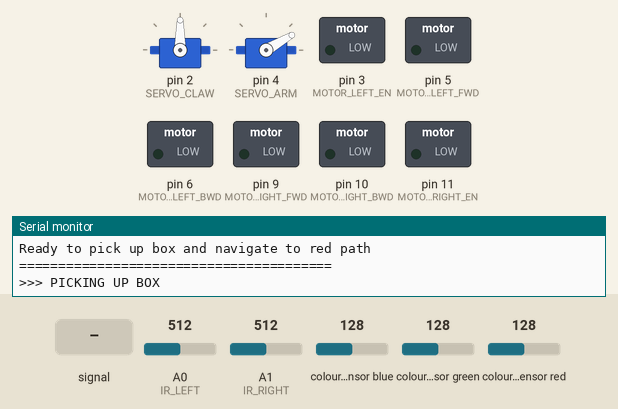
Bench run of a sketch on a simulated Arduino Uno, built with avr-gcc and run on an emulated ATmega328P. Shown: 2 × servo, switched loads named in the sketch (green lamp = pin HIGH), the last lines printed to the serial monitor. Wiring (inferred from the names in the program): TCS3200 colour sensor: output pin 7; S2 A4; S3 A5; S0 A2; S1 A3. Inputs (shaded band) come from the test bench; at power-on: A0 (IR_LEFT) = 512, A1 (IR_RIGHT) = 512, colour sensor blue 128, colour sensor green 128, colour sensor red 128. Pins used as bus, display or sensor lines are not drawn.

Above: at 2.2 s.
2.3 s: A0 (IR_LEFT) fed a 200 Hz sine of ±255 counts around its level
At 2.7 s:
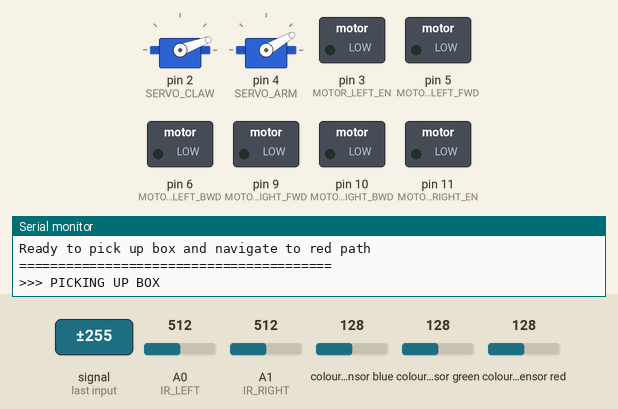
5.3 s: A0 (IR_LEFT) set to 490
At 6.5 s:
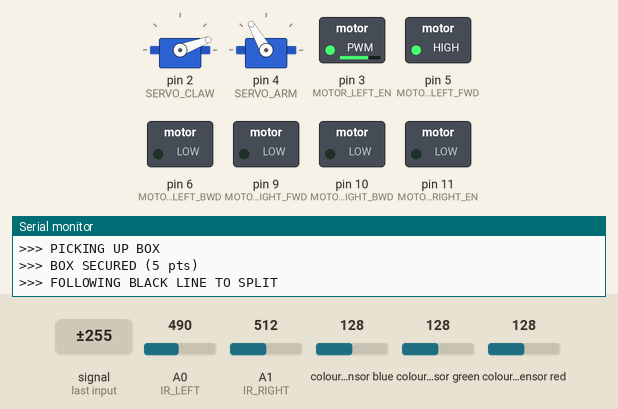
6.8 s: A1 (IR_RIGHT) set to 306
At 8.0 s:
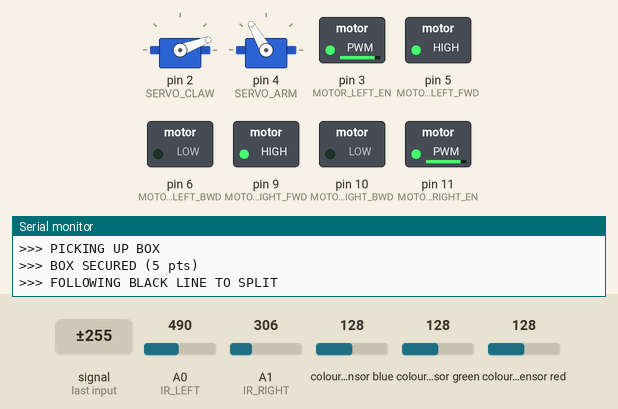
Timing chart, 0 to 9.8 s (numbered marks = the images above; inputs shaded):
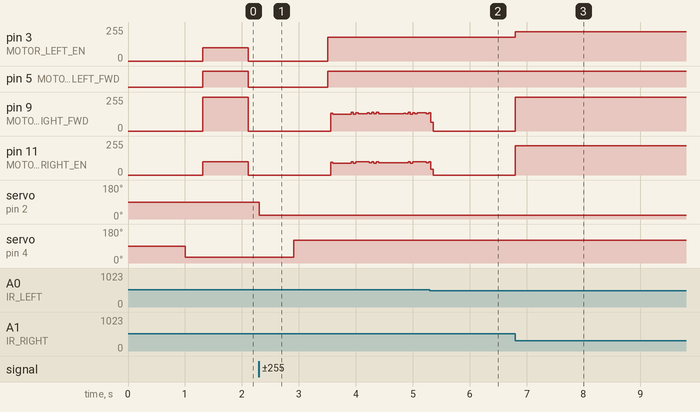

Measured:
- after the input at 6.8 s, pin 3 (MOTOR_LEFT_EN): 180/255 → 220/255 at once; pin 9 (MOTOR_RIGHT_FWD): 0/255 → 255/255 at once; pin 11 (MOTOR_RIGHT_EN): 0/255 → 220/255 at once

The sketch:

RED_STAGE1_StartToRedEntry.ino
```cpp
/*
 * ========================================
 * RED PATH - STAGE 1: START TO RED ENTRANCE
 * ========================================
 *
 * MISSION:
 * 1. Pick up box from starting blue circle
 * 2. Follow black path to red/green split
 * 3. Detect RED path and turn right
 * 4. Navigate to red path's blue circle
 * 5. Drop box to unlock red path
 *
 * UPLOAD THIS AT: Start position
 * NEXT UPLOAD AT: First blue circle on red path (reupload point)
 *
 * SCORING:
 * + Pick up box fully (5 pts)
 * + Detect red path split (1 pt)
 *
 * SPEED: HIGH - We need to complete under 60 seconds!
 * ========================================
 */

#include <Servo.h>

// ============ PIN CONFIGURATION ============
// Motors - L298N Motor Driver
#define MOTOR_LEFT_FWD 5
#define MOTOR_LEFT_BWD 6
#define MOTOR_RIGHT_FWD 9
#define MOTOR_RIGHT_BWD 10
#define MOTOR_LEFT_EN 3      // PWM
#define MOTOR_RIGHT_EN 11    // PWM

// Line Following - IR Sensors
#define IR_LEFT A0
#define IR_RIGHT A1

// Color Detection - TCS3200
#define COLOR_S0 A2
#define COLOR_S1 A3
#define COLOR_S2 A4
#define COLOR_S3 A5
#define COLOR_OUT 7

// Gripper System
#define SERVO_CLAW 2
#define SERVO_ARM 4

// ============ SPEED SETTINGS (OPTIMIZED FOR FAST COMPLETION) ============
#define SPEED_MAX 220         // Maximum speed for straight paths
#define SPEED_NORMAL 180      // Normal cruising speed
#define SPEED_TURN 140        // Speed during turns
#define SPEED_PICKUP 100      // Slow speed for precise pickup

// ============ CALIBRATION VALUES (ADJUST AFTER TESTING!) ============
#define LINE_THRESHOLD 500    // IR sensor threshold (calibrate on actual track!)
#define TURN_90_TIME 650      // Time in ms for 90-degree turn (calibrate!)

// ============ GLOBAL OBJECTS ============
Servo clawServo;
Servo armServo;

// ============ SETUP ============
void setup() {
  Serial.begin(115200); // High baud rate for faster communication

  // Configure motor pins
  pinMode(MOTOR_LEFT_FWD, OUTPUT);
  pinMode(MOTOR_LEFT_BWD, OUTPUT);
  pinMode(MOTOR_RIGHT_FWD, OUTPUT);
  pinMode(MOTOR_RIGHT_BWD, OUTPUT);
  pinMode(MOTOR_LEFT_EN, OUTPUT);
  pinMode(MOTOR_RIGHT_EN, OUTPUT);

  // Configure sensor pins
  pinMode(IR_LEFT, INPUT);
  pinMode(IR_RIGHT, INPUT);
  pinMode(COLOR_S0, OUTPUT);
  pinMode(COLOR_S1, OUTPUT);
  pinMode(COLOR_S2, OUTPUT);
  pinMode(COLOR_S3, OUTPUT);
  pinMode(COLOR_OUT, INPUT);

  // Color sensor frequency (20%)
  digitalWrite(COLOR_S0, HIGH);
  digitalWrite(COLOR_S1, LOW);

  // Attach servos
  clawServo.attach(SERVO_CLAW);
  armServo.attach(SERVO_ARM);

  Serial.println("========================================");
  Serial.println("RED PATH - STAGE 1 INITIALIZED");
  Serial.println("Ready to pick up box and navigate to red path");
  Serial.println("========================================");

  delay(1000); // Brief pause before starting
}

// ============ MAIN PROGRAM ============
void loop() {
  // Execute mission sequence
  stage1_PickupBox();
  stage1_NavigateToRedSplit();
  stage1_TurnOntoRedPath();
  stage1_MoveToBlueCircle();
  stage1_DropBox();

  // Mission complete - stop and wait for next code upload
  stopMotors();
  Serial.println("========================================");
  Serial.println("STAGE 1 COMPLETE!");
  Serial.println("Upload STAGE 2 code now");
  Serial.println("========================================");

  while(1); // Halt program
}

// ============ MISSION FUNCTIONS ============

void stage1_PickupBox() {
  Serial.println(">>> PICKING UP BOX");

  // Position arm down and claw open
  armDown();
  openClaw();
  delay(300);

  // Move forward slowly to box
  moveForward(SPEED_PICKUP);
  delay(800); // Adjust based on distance to box
  stopMotors();
  delay(200);

  // Close claw on box
  closeClaw();
  delay(600);

  // Lift box completely off ground (FULL 5 POINTS!)
  armUp();
  delay(600);

  Serial.println(">>> BOX SECURED (5 pts)");
}

void stage1_NavigateToRedSplit() {
  Serial.println(">>> FOLLOWING BLACK LINE TO SPLIT");

  unsigned long startTime = millis();

  // Follow black line until we detect color (red or green)
  while(true) {
    // Fast line following
    fastFollowLine();

    // Check for red or green path every 100ms
    if (millis() - startTime > 100) {
      String color = detectColor();

      if (color == "RED" || color == "GREEN") {
        stopMotors();
        Serial.print(">>> PATH SPLIT DETECTED: ");
        Serial.println(color);
        Serial.println(">>> Color detection (1 pt)");
        delay(300);
        break;
      }

      startTime = millis();
    }

    // Safety timeout (should reach split in ~3 seconds)
    if (millis() - startTime > 5000) {
      Serial.println(">>> WARNING: Split not detected, proceeding anyway");
      break;
    }
  }
}

void stage1_TurnOntoRedPath() {
  Serial.println(">>> TURNING RIGHT ONTO RED PATH");

  // Sharp 90-degree right turn
  turnRight90();
  delay(200);

  // Move forward to align with red path
  moveForward(SPEED_NORMAL);
  delay(500);
  stopMotors();

  Serial.println(">>> ON RED PATH");
}

void stage1_MoveToBlueCircle() {
  Serial.println(">>> NAVIGATING TO BLUE CIRCLE");

  // Follow red path to blue circle (should be short distance)
  unsigned long startTime = millis();

  while(millis() - startTime < 2000) { // Max 2 seconds
    fastFollowLine();

    // Detect blue circle
    String color = detectColor();
    if (color == "BLUE") {
      stopMotors();
      Serial.println(">>> BLUE CIRCLE REACHED");
      delay(300);
      return;
    }
  }

  stopMotors();
  Serial.println(">>> AT DROP ZONE");
}

void stage1_DropBox() {
  Serial.println(">>> DROPPING BOX IN DESIGNATED AREA");

  // Lower arm
  armDown();
  delay(500);

  // Release box
  openClaw();
  delay(500);

  // Raise arm to clear
  armUp();
  delay(400);

  Serial.println(">>> BOX DROPPED (5 pts if fully in zone)");
}

// ============ MOTOR CONTROL ============

void moveForward(int speed) {
  digitalWrite(MOTOR_LEFT_FWD, HIGH);
  digitalWrite(MOTOR_LEFT_BWD, LOW);
  digitalWrite(MOTOR_RIGHT_FWD, HIGH);
  digitalWrite(MOTOR_RIGHT_BWD, LOW);
  analogWrite(MOTOR_LEFT_EN, speed);
  analogWrite(MOTOR_RIGHT_EN, speed);
}

void turnRight90() {
  // Pivot turn - left motor forward, right motor backward
  digitalWrite(MOTOR_LEFT_FWD, HIGH);
  digitalWrite(MOTOR_LEFT_BWD, LOW);
  digitalWrite(MOTOR_RIGHT_FWD, LOW);
  digitalWrite(MOTOR_RIGHT_BWD, HIGH);
  analogWrite(MOTOR_LEFT_EN, SPEED_TURN);
  analogWrite(MOTOR_RIGHT_EN, SPEED_TURN);

  delay(TURN_90_TIME); // Calibrate this!
  stopMotors();
}

void stopMotors() {
  analogWrite(MOTOR_LEFT_EN, 0);
  analogWrite(MOTOR_RIGHT_EN, 0);
  digitalWrite(MOTOR_LEFT_FWD, LOW);
  digitalWrite(MOTOR_LEFT_BWD, LOW);
  digitalWrite(MOTOR_RIGHT_FWD, LOW);
  digitalWrite(MOTOR_RIGHT_BWD, LOW);
}

// ============ LINE FOLLOWING (OPTIMIZED FOR SPEED) ============

void fastFollowLine() {
  int leftSensor = analogRead(IR_LEFT);
  int rightSensor = analogRead(IR_RIGHT);

  // Both on line - FULL SPEED AHEAD
  if (leftSensor < LINE_THRESHOLD && rightSensor < LINE_THRESHOLD) {
    moveForward(SPEED_MAX);
  }
  // Left sensor off - turn left (only right motor)
  else if (leftSensor >= LINE_THRESHOLD && rightSensor < LINE_THRESHOLD) {
    digitalWrite(MOTOR_LEFT_FWD, LOW);
    digitalWrite(MOTOR_LEFT_BWD, LOW);
    digitalWrite(MOTOR_RIGHT_FWD, HIGH);
    digitalWrite(MOTOR_RIGHT_BWD, LOW);
    analogWrite(MOTOR_LEFT_EN, 0);
    analogWrite(MOTOR_RIGHT_EN, SPEED_NORMAL);
  }
  // Right sensor off - turn right (only left motor)
  else if (leftSensor < LINE_THRESHOLD && rightSensor >= LINE_THRESHOLD) {
    digitalWrite(MOTOR_LEFT_FWD, HIGH);
    digitalWrite(MOTOR_LEFT_BWD, LOW);
    digitalWrite(MOTOR_RIGHT_FWD, LOW);
    digitalWrite(MOTOR_RIGHT_BWD, LOW);
    analogWrite(MOTOR_LEFT_EN, SPEED_NORMAL);
    analogWrite(MOTOR_RIGHT_EN, 0);
  }
  // Both off - continue at normal speed
  else {
    moveForward(SPEED_NORMAL);
  }
}

// ============ COLOR DETECTION ============

String detectColor() {
  // Read RED frequency
  digitalWrite(COLOR_S2, LOW);
  digitalWrite(COLOR_S3, LOW);
  int red = pulseIn(COLOR_OUT, LOW, 50000);

  // Read GREEN frequency
  digitalWrite(COLOR_S2, HIGH);
  digitalWrite(COLOR_S3, HIGH);
  int green = pulseIn(COLOR_OUT, LOW, 50000);

  // Read BLUE frequency
  digitalWrite(COLOR_S2, LOW);
  digitalWrite(COLOR_S3, HIGH);
  int blue = pulseIn(COLOR_OUT, LOW, 50000);

  // Determine color (CALIBRATE THESE VALUES!)
  if (red < 80 && green > 120 && blue > 120) {
    return "RED";
  }
  else if (red > 120 && green < 80 && blue > 120) {
    return "GREEN";
  }
  else if (red > 120 && green > 120 && blue < 80) {
    return "BLUE";
  }
  else if (red < 60 && green < 60 && blue < 60) {
    return "BLACK";
  }

  return "UNKNOWN";
}

// ============ SERVO CONTROL ============

void openClaw() {
  clawServo.write(90); // Calibrate angle!
}

void closeClaw() {
  clawServo.write(20); // Calibrate angle!
}

void armUp() {
  armServo.write(120); // Calibrate angle!
}

void armDown() {
  armServo.write(30); // Calibrate angle!
}
```
